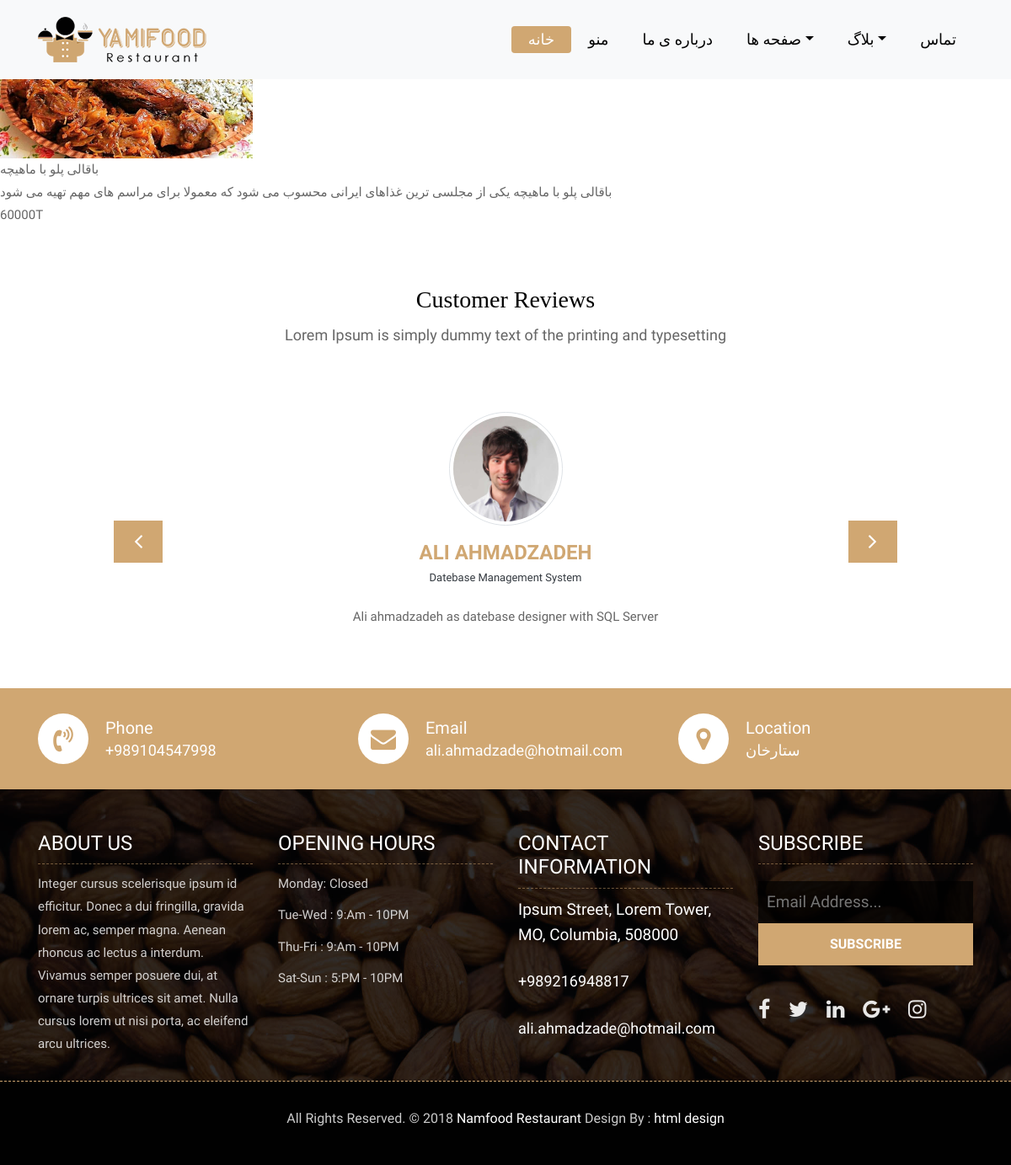
Page /7/ on the committed database.
### food/models.py (models this page shows, shortened)
class Food(models.Model):
    FOOD_LIST = [
        ('drinks' , 'نوشیدنی ها'),
        ('breakfast' , 'صبحانه'),
        ('dinner' , 'شام'),
    ]
    STATUS = [
        ('draft' , 'Draft'),
        ('published' , 'Published'),
    ]
    name = CharField(_('نام غذا'), max_length=170)
    slug = SlugField(max_length=170, default='slug', unique_for_date='pub_time')
    description = models.TextField(_('توضیحات'))
    rate = models.IntegerField(_('امتیاز'), default=0,)
    price = models.IntegerField(_('قیمت براساس تومان'))
    time = models.IntegerField(_("زمان لازم"))
    pub_time = models.DateField(_("تاریخ انتشار"), default=timezone.now)
    photo = ImageField(upload_to='food/')
    type_food = CharField(_('نوع غدا'), max_length=10, choices= FOOD_LIST, default='dinner')
    status = CharField(max_length=10, choices=STATUS, default='draft')

### food/views.py (the view)
# urls.py: path('<int:id>/', views.food_detail, name='detail'),
def food_detail(requests, id):
    food_detail = Food.objects.get(id = id)
    context = {
        'food' : food_detail
    }
    return render(requests, 'food/detail.html', context)

### food/templates/food/detail.html (shortened to what this page needs)
{% extends 'base.html' %}
{% block content %}
    <li>{{food.name}}</li>
    {{food.description}}
    <li>{{food.price}}T</li>
{% endblock content %}

### static/css/style.css (style rules this page uses)
body { color: #666666; font-size: 15px; font-family: 'Athiti', sans-serif; line-height: 1.80857; }
ul, li, ol { list-style: none; margin: 0px; padding: 0px; }

### rows in the picture
Food: name "باقالی پلو با ماهیچه", description "باقالی پلو با ماهیچه یکی از مجلسی ترین غذاهای ایرانی محسوب می شود که معمولا برای مراسم های مهم تهیه می شود", price "60000"
